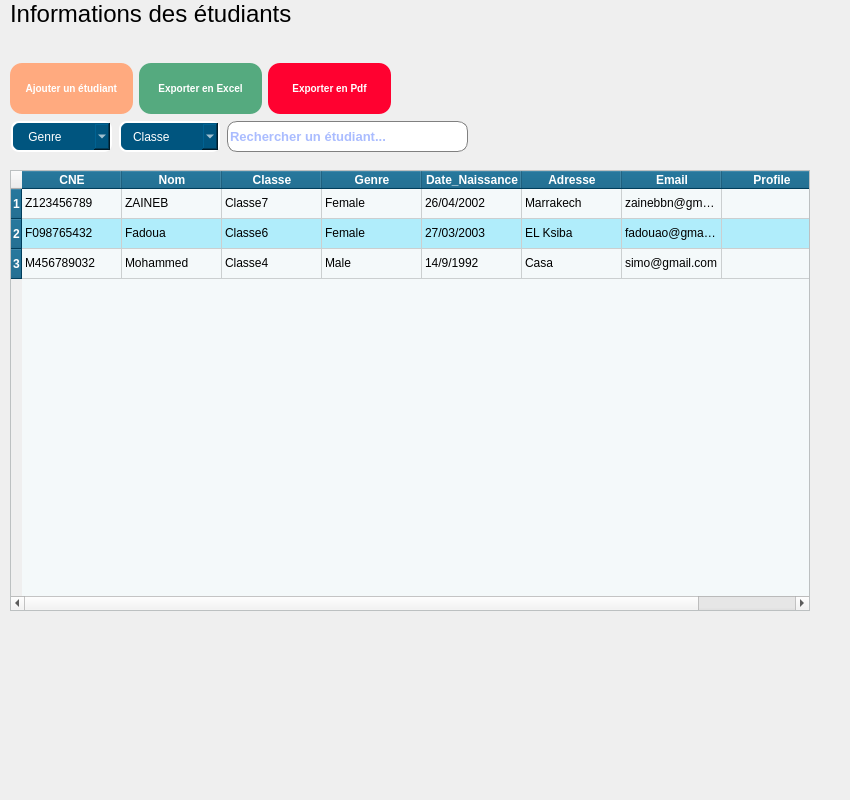
        <widget class="QWidget" name="main_screen_widget" native="true">
         <property name="minimumSize">
          <size>
           <width>841</width>
           <height>741</height>
          </size>
         </property>
         <property name="maximumSize">
          <size>
           <width>900</width>
           <height>800</height>
          </size>
         </property>
         <property name="font">
          <font>
           <family>Segoe UI</family>
           <bold>true</bold>
          </font>
         </property>
         <property name="styleSheet">
          <string notr="true"/>
         </property>
         <widget class="QStackedWidget" name="stackedWidget">
          <property name="geometry">
           <rect>
            <x>0</x>
            <y>-10</y>
            <width>841</width>
            <height>851</height>
           </rect>
          </property>
          <property name="minimumSize">
           <size>
            <width>841</width>
            <height>0</height>
           </size>
          </property>
          <property name="maximumSize">
           <size>
            <width>841</width>
            <height>16777215</height>
           </size>
          </property>
          <widget class="QWidget" name="page">
           <widget class="QWidget" name="layoutWidget">
            <property name="geometry">
             <rect>
              <x>10</x>
              <y>72</y>
              <width>381</width>
              <height>53</height>
             </rect>
            </property>
            <layout class="QHBoxLayout" name="horizontalLayout_7">
             <property name="spacing">
              <number>6</number>
             </property>
             <item>
              <widget class="QPushButton" name="savestudents_btn">
               <property name="minimumSize">
                <size>
                 <width>101</width>
                 <height>51</height>
                </size>
               </property>
               <property name="styleSheet">
                <string notr="true">QPushButton{ 
	
	
	  background-color: rgb(255, 170, 127);
      
       color: white;
       border : none;
      border-radius: 12px;
       font-weight:bold;
      font-size:10px;
}</string>
               </property>
               <property name="text">
                <string> Ajouter un étudiant </string>
               </property>
               <property name="icon">
                <iconset resource="resources.qrc">
                 <normaloff>:/newPrefix/icons/add student.png</normaloff>:/newPrefix/icons/add student.png</iconset>
               </property>
              </widget>
             </item>
             <item>
              <widget class="QPushButton" name="savestudents_btn_2">
               <property name="minimumSize">
                <size>
                 <width>101</width>
                 <height>51</height>
                </size>
               </property>
               <property name="styleSheet">
                <string notr="true">QPushButton{ 
   background-color: rgb(85, 170, 127);
       color: white;
       border : none;
      border-radius: 12px;
       font-weight:bold;
      font-size:10px;
}</string>
               </property>
               <property name="text">
                <string>Exporter en Excel</string>
               </property>
               <property name="icon">
                <iconset resource="resources.qrc">
                 <normaloff>:/newPrefix/icons/excel.png</normaloff>:/newPrefix/icons/excel.png</iconset>
               </property>
              </widget>
             </item>
             <item>
              <widget class="QPushButton" name="savestudents_btn_3">
               <property name="minimumSize">
                <size>
                 <width>101</width>
                 <height>51</height>
                </size>
               </property>
               <property name="styleSheet">
                <string notr="true">QPushButton{ 
       
	    background-color: rgb(255, 1, 48);
       color: white;
       border : none;
      border-radius: 12px;
       font-weight:bold;
      font-size:10px;
}</string>
               </property>
               <property name="text">
                <string>Exporter en Pdf</string>
               </property>
               <property name="icon">
                <iconset resource="resources.qrc">
                 <normaloff>:/newPrefix/icons/pdf.png</normaloff>:/newPrefix/icons/pdf.png</iconset>
               </property>
              </widget>
             </item>
            </layout>
           </widget>
           <widget class="QTableWidget" name="tableWidget">
            <property name="geometry">
             <rect>
              <x>10</x>
              <y>180</y>
              <width>800</width>
              <height>441</height>
             </rect>
            </property>
            <property name="minimumSize">
             <size>
              <width>800</width>
              <height>0</height>
             </size>
            </property>
            <property name="maximumSize">
             <size>
              <width>400</width>
              <height>16777215</height>
             </size>
            </property>
            <property name="styleSheet">
             <string notr="true">QHeaderView::section{
    font-weight: bold;
    		background-color: rgb(0, 85, 127);
    color: white;
}
QTableWidget{
     alternate-background-color:#B0EDFB;
    background-color:#F4F9FA

}
</string>
            </property>
            <property name="alternatingRowColors">
             <bool>true</bool>
            </property>
            <row>
             <property name="text">
              <string>1</string>
             </property>
            </row>
            <row>
             <property name="text">
              <string>2</string>
             </property>
            </row>
            <row>
             <property name="text">
              <string>3</string>
             </property>
            </row>
            <column>
             <property name="text">
              <string>CNE</string>
             </property>
            </column>
            <column>
             <property name="text">
              <string>Nom</string>
             </property>
            </column>
            <column>
             <property name="text">
              <string>Classe</string>
             </property>
            </column>
            <column>
             <property name="text">
              <string>Genre</string>
             </property>
            </column>
            <column>
             <property name="text">
              <string>Date_Naissance</string>
             </property>
            </column>
            <column>
             <property name="text">
              <string>Adresse</string>
             </property>
            </column>
            <column>
             <property name="text">
              <string>Email</string>
             </property>
            </column>
            <column>
             <property name="text">
              <string>Profile</string>
             </property>
            </column>
            <item row="0" column="0">
             <property name="text">
              <string>Z123456789</string>
             </property>
            </item>
            <item row="0" column="1">
             <property name="text">
              <string>ZAINEB</string>
             </property>
            </item>
            <item row="0" column="2">
             <property name="text">
              <string>Classe7</string>
             </property>
            </item>
            <item row="0" column="3">
             <property name="text">
              <string>Female</string>
             </property>
            </item>
            <item row="0" column="4">
             <property name="text">
              <string>26/04/2002</string>
             </property>
            </item>
            <item row="0" column="5">
             <property name="text">
              <string>Marrakech</string>
             </property>
            </item>
            <item row="0" column="6">
             <property name="text">
              <string>zainebbn@gmail.com</string>
             </property>
            </item>
            <item row="1" column="0">
             <property name="text">
              <string>F098765432</string>
             </property>
            </item>
            <item row="1" column="1">
             <property name="text">
              <string>Fadoua</string>
             </property>
            </item>
            <item row="1" column="2">
             <property name="text">
              <string>Classe6</string>
             </property>
            </item>
            <item row="1" column="3">
             <property name="text">
              <string>Female</string>
             </property>
            </item>
            <item row="1" column="4">
             <property name="text">
              <string>27/03/2003</string>
             </property>
            </item>
            <item row="1" column="5">
             <property name="text">
              <string>EL Ksiba</string>
             </property>
            </item>
            <item row="1" column="6">
             <property name="text">
              <string>fadouao@gmail.com</string>
             </property>
            </item>
            <item row="2" column="0">
             <property name="text">
              <string>M456789032</string>
             </property>
            </item>
            <item row="2" column="1">
             <property name="text">
              <string>Mohammed</string>
             </property>
            </item>
            <item row="2" column="2">
             <property name="text">
              <string>Classe4</string>
             </property>
            </item>
            <item row="2" column="3">
             <property name="text">
              <string>Male</string>
             </property>
            </item>
            <item row="2" column="4">
             <property name="text">
              <string>14/9/1992</string>
             </property>
            </item>
            <item row="2" column="5">
             <property name="text">
              <string>Casa</string>
             </property>
            </item>
            <item row="2" column="6">
             <property name="text">
              <string>simo@gmail.com</string>
             </property>
            </item>
           </widget>
           <widget class="QWidget" name="layoutWidget">
            <property name="geometry">
             <rect>
              <x>10</x>
              <y>10</y>
              <width>338</width>
              <height>58</height>
             </rect>
            </property>
            <layout class="QVBoxLayout" name="verticalLayout_8">
             <item>
              <widget class="QLabel" name="label_9">
               <property name="font">
                <font>
                 <family>Segoe UI</family>
                 <pointsize>18</pointsize>
                 <bold>false</bold>
                </font>
               </property>
               <property name="text">
                <string>Informations des étudiants </string>
               </property>
              </widget>
             </item>
             <item>
              <widget class="QLabel" name="label_14">
               <property name="font">
                <font>
                 <family>SimSun</family>
                 <pointsize>12</pointsize>
                 <bold>false</bold>
                </font>
               </property>
               <property name="text">
                <string/>
               </property>
              </widget>
             </item>
            </layout>
           </widget>
           <widget class="QWidget" name="layoutWidget">
            <property name="geometry">
             <rect>
              <x>10</x>
              <y>130</y>
              <width>461</width>
              <height>33</height>
             </rect>
            </property>
            <layout class="QHBoxLayout" name="horizontalLayout_8">
             <item>
              <widget class="QComboBox" name="gender_comboBox">
               <property name="minimumSize">
                <size>
                 <width>101</width>
                 <height>31</height>
                </size>
               </property>
               <property name="maximumSize">
                <size>
                 <width>93</width>
                 <height>31</height>
                </size>
               </property>
               <property name="font">
                <font>
                 <family>Segoe UI</family>
                 <pointsize>9</pointsize>
                 <bold>false</bold>
                </font>
               </property>
               <property name="styleSheet">
                <string notr="true">QComboBox{
     
     border: 2px solid white;
    border-radius: 8px;
    pandding :1px 18px 1px 3px;
   	background-color: rgb(0, 85, 127);
     color: white;
 height: 30px;
 padding-left:12px;
font weight: bold ;
selection-background-color : #2980B9;
}</string>
               </property>
               <item>
                <property name="text">
                 <string> Genre</string>
                </property>
               </item>
               <item>
                <property name="text">
                 <string>Masculin </string>
                </property>
               </item>
               <item>
                <property name="text">
                 <string>Féminin</string>
                </property>
               </item>
              </widget>
             </item>
             <item>
              <widget class="QComboBox" name="class_comboBox_2">
               <property name="minimumSize">
                <size>
                 <width>101</width>
                 <height>31</height>
                </size>
               </property>
               <property name="maximumSize">
                <size>
                 <width>101</width>
                 <height>31</height>
                </size>
               </property>
               <property name="styleSheet">
                <string notr="true">QComboBox{
     
     border: 2px solid white;
    border-radius: 8px;
    pandding :1px 18px 1px 3px;
		background-color: rgb(0, 85, 127);
     color: white;
 height: 30px;
 padding-left:12px;
font weight: bold ;
selection-background-color : #2980B9;
}</string>
               </property>
               <item>
                <property name="text">
                 <string>Classe</string>
                </property>
               </item>
               <item>
                <property name="text">
                 <string>Classe1</string>
                </property>
               </item>
               <item>
                <property name="text">
                 <string>Classe2</string>
                </property>
               </item>
               <item>
                <property name="text">
                 <string>Classe3</string>
                </property>
               </item>
               <item>
                <property name="text">
                 <string>Classe4</string>
                </property>
               </item>
               <item>
                <property name="text">
                 <string>Classe5</string>
                </property>
               </item>
               <item>
                <property name="text">
                 <string>Classe6</string>
                </property>
               </item>
               <item>
                <property name="text">
                 <string>Classe7</string>
                </property>
               </item>
              </widget>
             </item>
             <item>
              <widget class="QLineEdit" name="lineEdit_2">
               <property name="minimumSize">
                <size>
                 <width>241</width>
                 <height>31</height>
                </size>
               </property>
               <property name="maximumSize">
                <size>
                 <width>241</width>
                 <height>31</height>
                </size>
               </property>
               <property name="font">
                <font>
                 <family>Segoe UI</family>
                 <pointsize>10</pointsize>
                 <italic>false</italic>
                 <bold>true</bold>
                </font>
               </property>
               <property name="styleSheet">
                <string notr="true">QLineEdit{
	color: rgb(170, 188, 255);
          pandding-left:20px;
          border: 1px solid gray;
          border-radius:10px;
}</string>
               </property>
               <property name="text">
                <string>Rechercher un étudiant...</string>
               </property>
              </widget>
             </item>
            </layout>
           </widget>
          </widget>
          <widget class="QWidget" name="page_2">
           <widget class="QLabel" name="label_10">
            <property name="geometry">
             <rect>
              <x>10</x>
              <y>10</y>
              <width>181</width>
              <height>32</height>
             </rect>
            </property>
            <property name="font">
             <font>
              <family>Segoe UI</family>
              <pointsize>18</pointsize>
              <bold>false</bold>
             </font>
            </property>
            <property name="text">
             <string>Notifications:</string>
            </property>
           </widget>
          </widget>
         </widget>
        </widget>
